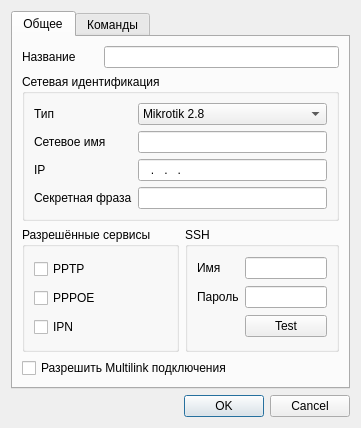
<ui version="4.0" >
 <class>Dialog</class>
 <widget class="QDialog" name="Dialog" >
  <property name="geometry" >
   <rect>
    <x>0</x>
    <y>0</y>
    <width>350</width>
    <height>410</height>
   </rect>
  </property>
  <property name="windowTitle" >
   <string>Настройки сервера доступа</string>
  </property>
  <layout class="QGridLayout" name="gridLayout" >
   <item row="0" column="0" >
    <widget class="QTabWidget" name="maintabWidget" >
     <property name="currentIndex" >
      <number>0</number>
     </property>
     <widget class="QWidget" name="general_tab" >
      <attribute name="title" >
       <string>Общее</string>
      </attribute>
      <layout class="QGridLayout" name="gridLayout_2" >
       <item row="0" column="0" >
        <widget class="QLabel" name="label_name" >
         <property name="text" >
          <string>Название</string>
         </property>
        </widget>
       </item>
       <item row="0" column="1" colspan="2" >
        <widget class="QLineEdit" name="lineEdit_name" />
       </item>
       <item row="1" column="0" colspan="3" >
        <widget class="QGroupBox" name="identify_groupBox" >
         <property name="title" >
          <string>Сетевая идентификация</string>
         </property>
         <layout class="QGridLayout" name="gridLayout_6" >
          <item row="0" column="0" >
           <widget class="QLabel" name="type_label" >
            <property name="text" >
             <string>Тип</string>
            </property>
            <property name="buddy" >
             <cstring>nas_comboBox</cstring>
            </property>
           </widget>
          </item>
          <item row="0" column="1" >
           <widget class="QComboBox" name="nas_comboBox" >
            <item>
             <property name="text" >
              <string>Mikrotik 2.8</string>
             </property>
            </item>
            <item>
             <property name="text" >
              <string>Mikrotik 2.9</string>
             </property>
            </item>
            <item>
             <property name="text" >
              <string>Mikrotik 3.0</string>
             </property>
            </item>
            <item>
             <property name="text" >
              <string>-other-</string>
             </property>
            </item>
           </widget>
          </item>
          <item row="1" column="0" >
           <widget class="QLabel" name="name_label" >
            <property name="text" >
             <string>Сетевое имя</string>
            </property>
            <property name="buddy" >
             <cstring>nas_name</cstring>
            </property>
           </widget>
          </item>
          <item row="1" column="1" >
           <widget class="QLineEdit" name="nas_name" />
          </item>
          <item row="2" column="0" >
           <widget class="QLabel" name="ip_label" >
            <property name="text" >
             <string>IP</string>
            </property>
            <property name="buddy" >
             <cstring>nas_ip</cstring>
            </property>
           </widget>
          </item>
          <item row="2" column="1" >
           <widget class="QLineEdit" name="nas_ip" >
            <property name="inputMask" >
             <string>000.000.000.000; </string>
            </property>
           </widget>
          </item>
          <item row="3" column="0" >
           <widget class="QLabel" name="secret_label" >
            <property name="text" >
             <string>Секретная фраза</string>
            </property>
            <property name="buddy" >
             <cstring>nas_secret</cstring>
            </property>
           </widget>
          </item>
          <item row="3" column="1" >
           <widget class="QLineEdit" name="nas_secret" />
          </item>
         </layout>
        </widget>
       </item>
       <item row="2" column="0" colspan="2" >
        <widget class="QGroupBox" name="services_groupBox" >
         <property name="title" >
          <string>Разрешённые сервисы</string>
         </property>
         <layout class="QGridLayout" name="gridLayout_4" >
          <item row="0" column="0" >
           <widget class="QCheckBox" name="pptp_checkBox" >
            <property name="text" >
             <string>PPTP</string>
            </property>
           </widget>
          </item>
          <item row="1" column="0" >
           <widget class="QCheckBox" name="pppoe_checkBox" >
            <property name="text" >
             <string>PPPOE</string>
            </property>
           </widget>
          </item>
          <item row="2" column="0" >
           <widget class="QCheckBox" name="ipn_checkBox" >
            <property name="text" >
             <string>IPN</string>
            </property>
           </widget>
          </item>
         </layout>
        </widget>
       </item>
       <item row="2" column="2" >
        <widget class="QGroupBox" name="ssh_groupBox" >
         <property name="title" >
          <string>SSH</string>
         </property>
         <layout class="QGridLayout" name="gridLayout_3" >
          <item row="0" column="0" >
           <widget class="QLabel" name="ssh_name_label" >
            <property name="text" >
             <string>Имя</string>
            </property>
            <property name="buddy" >
             <cstring>ssh_name_lineEdit</cstring>
            </property>
           </widget>
          </item>
          <item row="0" column="1" >
           <widget class="QLineEdit" name="ssh_name_lineEdit" />
          </item>
          <item row="1" column="0" >
           <widget class="QLabel" name="ssh_password_label" >
            <property name="text" >
             <string>Пароль</string>
            </property>
            <property name="buddy" >
             <cstring>ssh_password_lineEdit</cstring>
            </property>
           </widget>
          </item>
          <item row="1" column="1" >
           <widget class="QLineEdit" name="ssh_password_lineEdit" >
            <property name="echoMode" >
             <enum>QLineEdit::Password</enum>
            </property>
           </widget>
          </item>
          <item row="2" column="1" >
           <widget class="QPushButton" name="pushButton" >
            <property name="text" >
             <string>Test</string>
            </property>
           </widget>
          </item>
         </layout>
        </widget>
       </item>
       <item row="3" column="0" colspan="3" >
        <widget class="QCheckBox" name="checkBox_multilink" >
         <property name="text" >
          <string>Разрешить Multilink подключения</string>
         </property>
        </widget>
       </item>
      </layout>
     </widget>
     <widget class="QWidget" name="commands_tab" >
      <attribute name="title" >
       <string>Команды</string>
      </attribute>
      <layout class="QGridLayout" name="gridLayout_5" >
       <item row="0" column="0" >
        <widget class="QLabel" name="create_user_label" >
         <property name="text" >
          <string>Создать пользователя</string>
         </property>
        </widget>
       </item>
       <item row="1" column="0" >
        <widget class="QLineEdit" name="create_user_textEdit" />
       </item>
       <item row="2" column="0" >
        <widget class="QLabel" name="remove_user_label" >
         <property name="text" >
          <string>Удалить пользователя</string>
         </property>
        </widget>
       </item>
       <item row="3" column="0" >
        <widget class="QLineEdit" name="remove_user_textEdit" />
       </item>
       <item row="4" column="0" >
        <widget class="QLabel" name="enable_user_label" >
         <property name="text" >
          <string>Активировать пользователя</string>
         </property>
        </widget>
       </item>
       <item row="5" column="0" >
        <widget class="QLineEdit" name="enable_user_textEdit" />
       </item>
       <item row="6" column="0" >
        <widget class="QLabel" name="disable_user_label" >
         <property name="text" >
          <string>Деактивировать пользователя</string>
         </property>
        </widget>
       </item>
       <item row="7" column="0" >
        <widget class="QLineEdit" name="disable_user_textEdit" />
       </item>
       <item row="8" column="0" >
        <widget class="QLabel" name="pod_label" >
         <property name="text" >
          <string>Сбросить сессию пользователя</string>
         </property>
        </widget>
       </item>
       <item row="9" column="0" >
        <widget class="QLineEdit" name="pod_textEdit" />
       </item>
       <item row="10" column="0" >
        <widget class="QLabel" name="set_vpn_speed_label" >
         <property name="text" >
          <string>Установить скорость для VPN клиента</string>
         </property>
        </widget>
       </item>
       <item row="11" column="0" >
        <widget class="QLineEdit" name="set_vpn_speed_textEdit" />
       </item>
       <item row="12" column="0" >
        <widget class="QLabel" name="set_ipn_speed_label" >
         <property name="text" >
          <string>Установить скорость для IPN клиента</string>
         </property>
        </widget>
       </item>
       <item row="13" column="0" >
        <widget class="QLineEdit" name="set_ipn_speed_lineEdit" />
       </item>
      </layout>
     </widget>
    </widget>
   </item>
   <item row="1" column="0" >
    <widget class="QDialogButtonBox" name="buttonBox" >
     <property name="orientation" >
      <enum>Qt::Horizontal</enum>
     </property>
     <property name="standardButtons" >
      <set>QDialogButtonBox::Cancel|QDialogButtonBox::Ok</set>
     </property>
    </widget>
   </item>
  </layout>
 </widget>
 <tabstops>
  <tabstop>maintabWidget</tabstop>
  <tabstop>lineEdit_name</tabstop>
  <tabstop>nas_comboBox</tabstop>
  <tabstop>nas_name</tabstop>
  <tabstop>nas_ip</tabstop>
  <tabstop>nas_secret</tabstop>
  <tabstop>pptp_checkBox</tabstop>
  <tabstop>pppoe_checkBox</tabstop>
  <tabstop>ipn_checkBox</tabstop>
  <tabstop>ssh_name_lineEdit</tabstop>
  <tabstop>ssh_password_lineEdit</tabstop>
  <tabstop>pushButton</tabstop>
  <tabstop>checkBox_multilink</tabstop>
  <tabstop>create_user_textEdit</tabstop>
  <tabstop>remove_user_textEdit</tabstop>
  <tabstop>enable_user_textEdit</tabstop>
  <tabstop>disable_user_textEdit</tabstop>
  <tabstop>pod_textEdit</tabstop>
  <tabstop>set_vpn_speed_textEdit</tabstop>
  <tabstop>set_ipn_speed_lineEdit</tabstop>
  <tabstop>buttonBox</tabstop>
 </tabstops>
 <resources/>
 <connections>
  <connection>
   <sender>buttonBox</sender>
   <signal>accepted()</signal>
   <receiver>Dialog</receiver>
   <slot>accept()</slot>
   <hints>
    <hint type="sourcelabel" >
     <x>248</x>
     <y>254</y>
    </hint>
    <hint type="destinationlabel" >
     <x>157</x>
     <y>274</y>
    </hint>
   </hints>
  </connection>
  <connection>
   <sender>buttonBox</sender>
   <signal>rejected()</signal>
   <receiver>Dialog</receiver>
   <slot>reject()</slot>
   <hints>
    <hint type="sourcelabel" >
     <x>316</x>
     <y>260</y>
    </hint>
    <hint type="destinationlabel" >
     <x>286</x>
     <y>274</y>
    </hint>
   </hints>
  </connection>
 </connections>
</ui>
